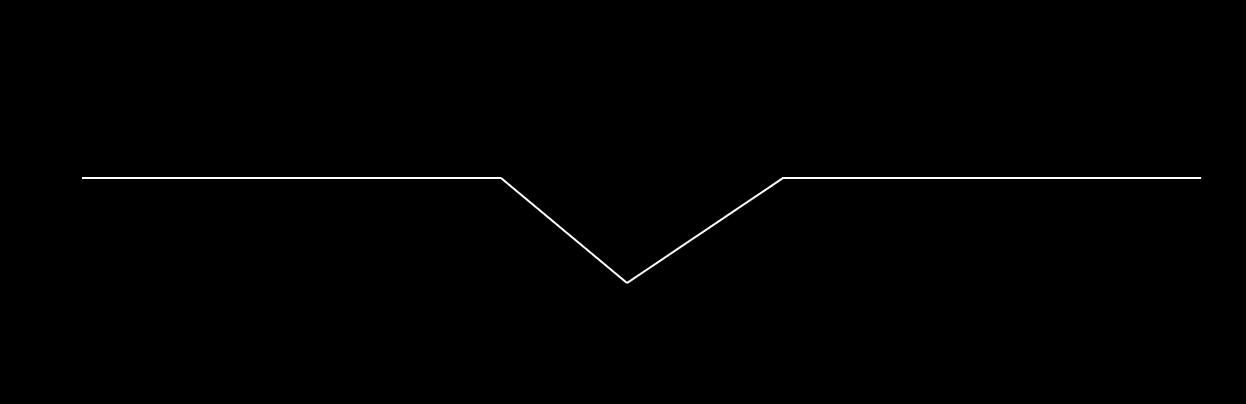
#> input picture OpenCV拟合与特征点识别/center-v.jpg, 1246 x 404 px
$ python '行列遍历法.py'
#> lines starting #> are read from the running program, lines starting #| are printed output that depends on the picture; after the words box and inside, x2 and y2 are one past the last pixel; in counts of white or black regions, pixels touching at a corner belong together
#> further down, img is the input picture: shape (404, 1246, 3); min 0, max 255, mean 1.2
import cv2
import numpy as np
def GravityPlus(img):
    row, col, chanel = img.shape
#> row = 404; col = 1246; chanel = 3
    gray = cv2.cvtColor(img, cv2.COLOR_BGR2GRAY)
    textimg= np.zeros((row,col))
    points = []
    newimage = np.zeros((row, col), np.uint8)
    for i in range(col):
        Pmax = np.max(gray[:, i])
        Pmin  = np.min(gray[:, i])
        if Pmax==Pmin:
            continue
        #print("Pmax",Pmax)
        pos = np.argwhere(gray[:,i]>=(Pmax-5))
        #print("pos",pos)
        length = len(pos)
        sum_top,sum_down =0.0,0.0
        if pos[-1]-pos[0]==length-1:
            #print("good cols",i)
            for p in pos:
                sum_top += p*gray[p,i]
                sum_down+=gray[p,i]
            Prow = sum_top/sum_down
            points.append([Prow[0],i])
#> this loop made 1246 passes
#> Pmax on passes 1 to 12: 0, 0, 0, 0, 0, 0, 0, 0, 0, 0, 0, 0
#> after the loop, points = 1125 pairs, first value 176 to 282, second value 81 to 1205
    for p in points:
        #print(p)
        pr,pc = map(int,p)
        textimg[pr,pc] = 255
        newimage[pr,pc] = 255
        img[pr,pc,:] = [0,255,0]
#> this loop made 1125 passes
#> (p, pr) on passes 1 to 3: ([180, 81], 180), ([177.5, 82], 177), ([177.5, 83], 177)
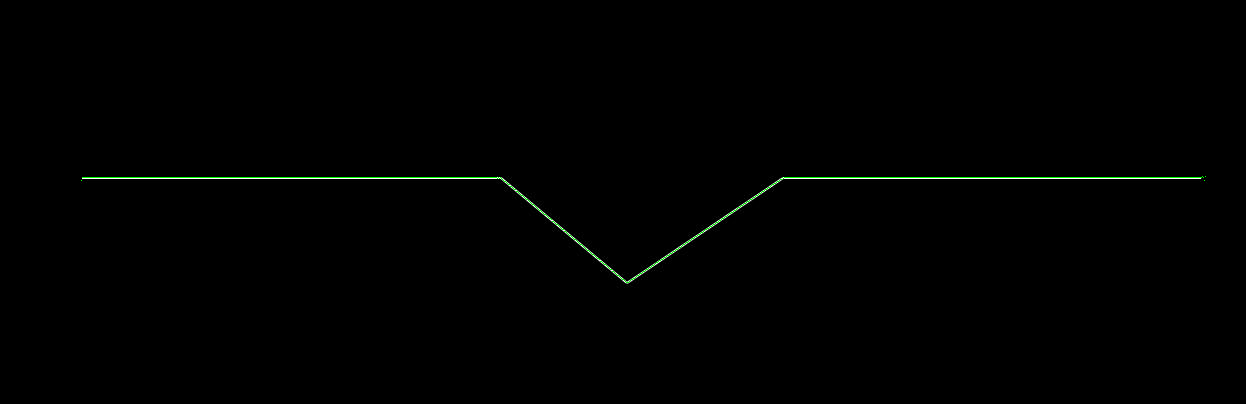
#> img: shape (404, 1246, 3); 0.22% of pixels changed, all inside (x1, y1, x2, y2) = (81, 176, 1206, 283)
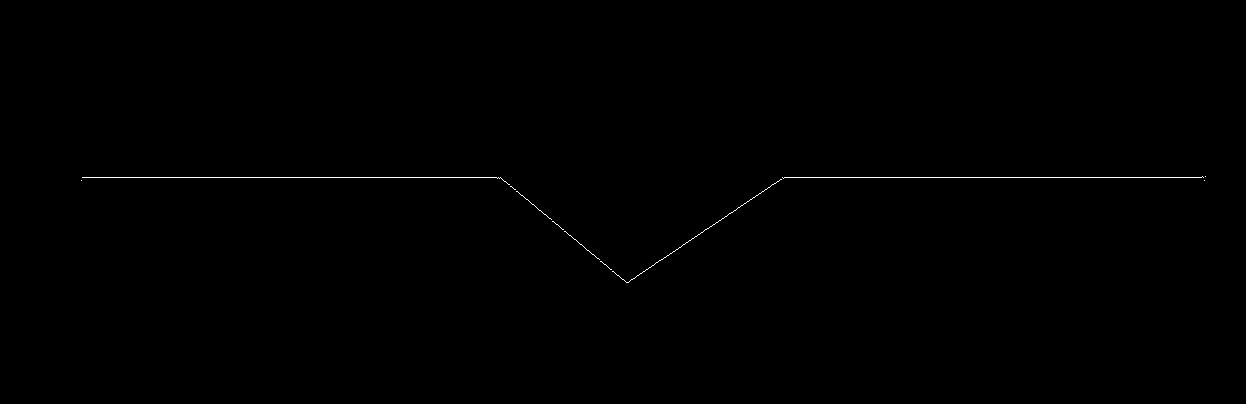
#> newimage: shape (404, 1246); 0.22% white in thin lines or dots, all inside (x1, y1, x2, y2) = (81, 176, 1206, 283)
    cv2.namedWindow("Plus_origin",0)
    cv2.namedWindow("Plus_centerLine",0)
    cv2.imshow("Plus_origin",img)
    np.savetxt("center-v.txt",textimg,fmt="%.3d")
    cv2.imwrite("center-line.jpg",textimg)
    cv2.imshow("Plus_centerLine",newimage)
    return points
img = cv2.imread("center-v.jpg")
gray = cv2.cvtColor(img,cv2.COLOR_BGR2GRAY)
points = np.array(GravityPlus(img))
def findFeatur(points):
    Fpoints = []
    rootindex = np.argmax(points[:,0])
#> rootindex = 545
    rootPoint=  points[rootindex].astype(int)
#> rootPoint = [282, 626]
    print(rootPoint)
#| [282 626]
    Fpoints.append(rootPoint)


    return Fpoints

Fpoints = findFeatur(points)
#> Fpoints = [[282, 626]]
cv2.circle(img,(Fpoints[0][1],Fpoints[0][0]),4,[0,0,255] ,-1)
#> img: shape (404, 1246, 3); 0.01% of pixels changed, all inside (x1, y1, x2, y2) = (622, 278, 631, 287)
cv2.imshow("origin",img)
cv2.waitKey(0)

$ run again, with OpenCV拟合与特征点识别/test01.jpg copied over OpenCV拟合与特征点识别/center-v.jpg
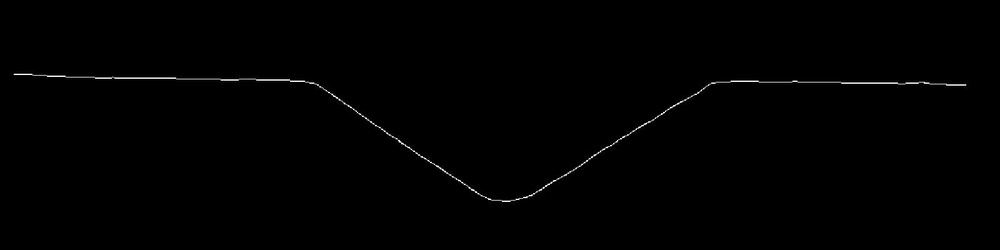
#> input picture OpenCV拟合与特征点识别/test01.jpg, 1000 x 250 px, shrunk from 1600 x 400 before the run
#> img is the input picture: shape (250, 1000, 3); min 0, max 255, mean 1.2
#> the loop in GravityPlus, `for i in range(col):` made 1000 passes
#> (Pmax, pos, length) on passes 11, 13, 14, 15, 16, 17, 18, 19: (8, [70, 71, 72, 74, 76], 5), (6, [70, 71, 72, 74, 75, 77, 79], 7), (65, [74], 1), (255, [74], 1), (255, [74], 1), (255, [74], 1), (255, [74], 1), (255, [74], 1)
#> after the loop in GravityPlus, `for i in range(col):`: points = 963 pairs, first value 72.57 to 201, second value 8 to 975
#> the loop in GravityPlus, `for p in points:` made 963 passes
#> (pr, pc) on passes 4 to 6: (74, 13), (74, 14), (74, 15)
#> after the loop in GravityPlus, `for p in points:`:
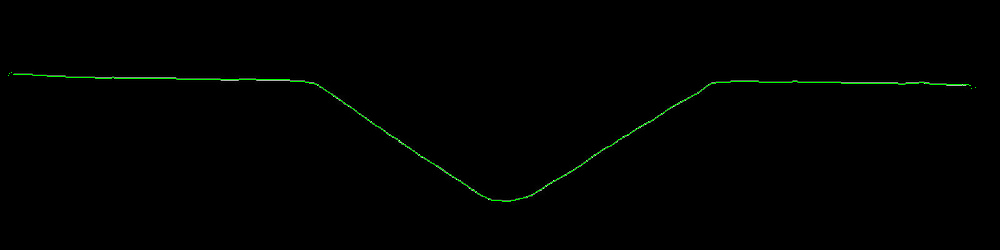
#> img: shape (250, 1000, 3); 0.39% of pixels changed, all inside (x1, y1, x2, y2) = (8, 72, 976, 202)
#> after the loop in GravityPlus, `for p in points:`:
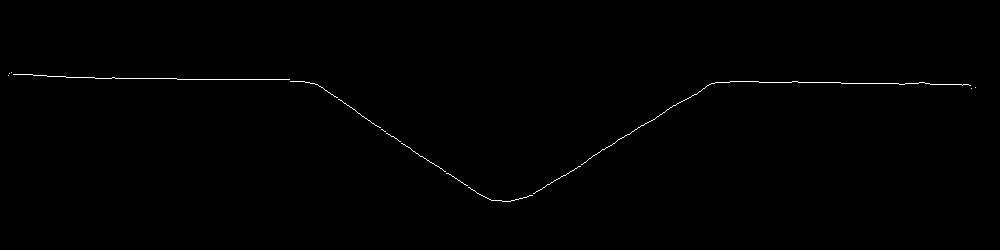
#> newimage: shape (250, 1000); 0.39% white in thin lines or dots, all inside (x1, y1, x2, y2) = (8, 72, 976, 202)
#> rootindex = 492
#> rootPoint = [201, 502]
#| [201 502]
#> Fpoints = [[201, 502]]
